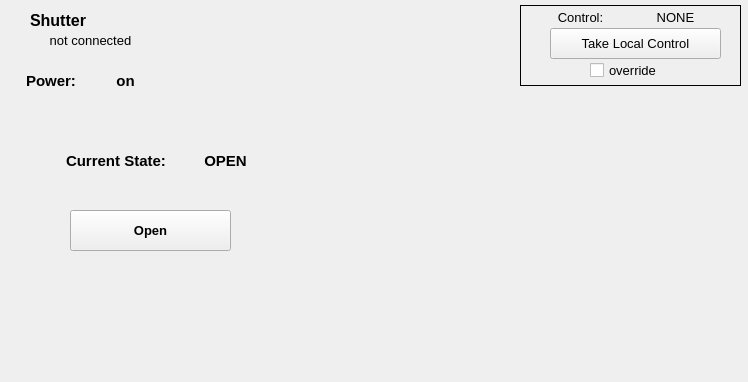
<?xml version="1.0" encoding="UTF-8"?>
<ui version="4.0">
 <class>Shutter</class>
 <widget class="QWidget" name="Shutter">
  <property name="geometry">
   <rect>
    <x>0</x>
    <y>0</y>
    <width>748</width>
    <height>382</height>
   </rect>
  </property>
  <property name="font">
   <font>
    <pointsize>10</pointsize>
    <weight>75</weight>
    <bold>true</bold>
   </font>
  </property>
  <property name="windowTitle">
   <string>Shutter Control</string>
  </property>
  <widget class="QLabel" name="title">
   <property name="geometry">
    <rect>
     <x>30</x>
     <y>10</y>
     <width>131</width>
     <height>21</height>
    </rect>
   </property>
   <property name="font">
    <font>
     <pointsize>12</pointsize>
     <weight>75</weight>
     <bold>true</bold>
    </font>
   </property>
   <property name="text">
    <string>Shutter</string>
   </property>
  </widget>
  <widget class="QLabel" name="StatusConnected">
   <property name="geometry">
    <rect>
     <x>20</x>
     <y>30</y>
     <width>141</width>
     <height>21</height>
    </rect>
   </property>
   <property name="font">
    <font>
     <pointsize>10</pointsize>
     <weight>50</weight>
     <bold>false</bold>
    </font>
   </property>
   <property name="text">
    <string>not connected</string>
   </property>
   <property name="alignment">
    <set>Qt::AlignCenter</set>
   </property>
  </widget>
  <widget class="QLabel" name="StatusCmode">
   <property name="geometry">
    <rect>
     <x>630</x>
     <y>7</y>
     <width>91</width>
     <height>21</height>
    </rect>
   </property>
   <property name="font">
    <font>
     <pointsize>10</pointsize>
     <weight>50</weight>
     <bold>false</bold>
    </font>
   </property>
   <property name="text">
    <string>NONE</string>
   </property>
   <property name="alignment">
    <set>Qt::AlignCenter</set>
   </property>
  </widget>
  <widget class="QLabel" name="LabelCmode">
   <property name="geometry">
    <rect>
     <x>550</x>
     <y>7</y>
     <width>61</width>
     <height>21</height>
    </rect>
   </property>
   <property name="font">
    <font>
     <pointsize>10</pointsize>
     <weight>50</weight>
     <bold>false</bold>
    </font>
   </property>
   <property name="text">
    <string>Control:</string>
   </property>
   <property name="alignment">
    <set>Qt::AlignCenter</set>
   </property>
  </widget>
  <widget class="QPushButton" name="ButtonTakeLocal">
   <property name="geometry">
    <rect>
     <x>550</x>
     <y>28</y>
     <width>171</width>
     <height>31</height>
    </rect>
   </property>
   <property name="font">
    <font>
     <weight>50</weight>
     <bold>false</bold>
    </font>
   </property>
   <property name="text">
    <string>Take Local Control</string>
   </property>
  </widget>
  <widget class="QCheckBox" name="checkBoxOverride">
   <property name="geometry">
    <rect>
     <x>590</x>
     <y>60</y>
     <width>85</width>
     <height>21</height>
    </rect>
   </property>
   <property name="font">
    <font>
     <weight>50</weight>
     <bold>false</bold>
    </font>
   </property>
   <property name="text">
    <string>override</string>
   </property>
  </widget>
  <widget class="QPushButton" name="pushButtonOpenShut">
   <property name="geometry">
    <rect>
     <x>70</x>
     <y>210</y>
     <width>161</width>
     <height>41</height>
    </rect>
   </property>
   <property name="text">
    <string>Open</string>
   </property>
  </widget>
  <widget class="QLabel" name="labelCurrentState">
   <property name="geometry">
    <rect>
     <x>66</x>
     <y>150</y>
     <width>131</width>
     <height>21</height>
    </rect>
   </property>
   <property name="font">
    <font>
     <pointsize>11</pointsize>
     <weight>75</weight>
     <bold>true</bold>
    </font>
   </property>
   <property name="text">
    <string>Current State:</string>
   </property>
  </widget>
  <widget class="QLabel" name="labelShutterState">
   <property name="geometry">
    <rect>
     <x>190</x>
     <y>150</y>
     <width>71</width>
     <height>21</height>
    </rect>
   </property>
   <property name="font">
    <font>
     <pointsize>11</pointsize>
    </font>
   </property>
   <property name="text">
    <string>OPEN</string>
   </property>
   <property name="alignment">
    <set>Qt::AlignCenter</set>
   </property>
  </widget>
  <widget class="QFrame" name="cModeFrame">
   <property name="geometry">
    <rect>
     <x>520</x>
     <y>5</y>
     <width>221</width>
     <height>81</height>
    </rect>
   </property>
   <property name="frameShape">
    <enum>QFrame::Box</enum>
   </property>
   <property name="frameShadow">
    <enum>QFrame::Plain</enum>
   </property>
   <property name="lineWidth">
    <number>1</number>
   </property>
  </widget>
  <widget class="QLabel" name="powerState">
   <property name="geometry">
    <rect>
     <x>90</x>
     <y>70</y>
     <width>71</width>
     <height>21</height>
    </rect>
   </property>
   <property name="font">
    <font>
     <pointsize>11</pointsize>
    </font>
   </property>
   <property name="text">
    <string>on</string>
   </property>
   <property name="alignment">
    <set>Qt::AlignCenter</set>
   </property>
  </widget>
  <widget class="QLabel" name="labelPower_2">
   <property name="geometry">
    <rect>
     <x>26</x>
     <y>70</y>
     <width>81</width>
     <height>21</height>
    </rect>
   </property>
   <property name="font">
    <font>
     <pointsize>11</pointsize>
     <weight>75</weight>
     <bold>true</bold>
    </font>
   </property>
   <property name="text">
    <string>Power:</string>
   </property>
  </widget>
 </widget>
 <tabstops>
  <tabstop>checkBoxOverride</tabstop>
  <tabstop>ButtonTakeLocal</tabstop>
 </tabstops>
 <resources/>
 <connections/>
</ui>
